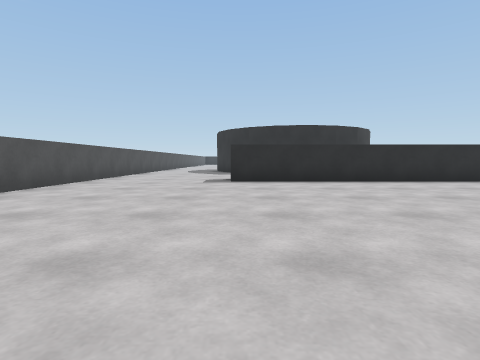
view 1 (above)

24 first-person views from a walk through a scene from a Unity 3-D project. The camera is 0.58 m above the floor, tilts 4° down and sees 80° across. The floor is counted in squares, 1 m on a side. Each view is taken from the middle of a square. On the plan, view 1 faces up. The plan holds only what a view shows up to about 9 squares ahead; the rest is blank. The place goes on beyond the plan.

view 2
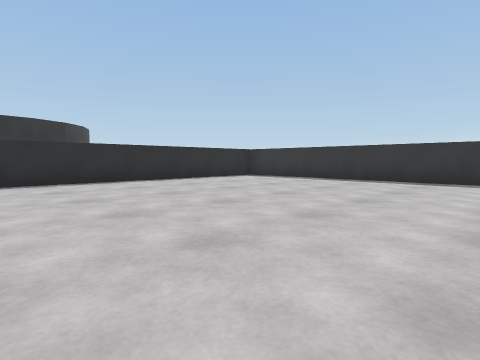

view 3
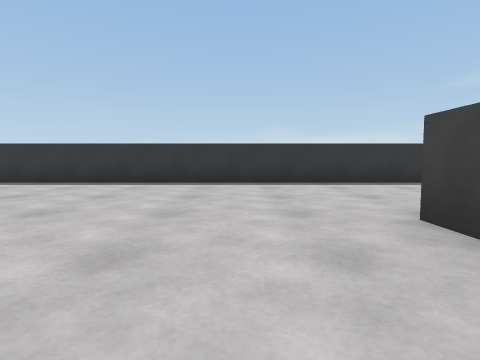

view 4
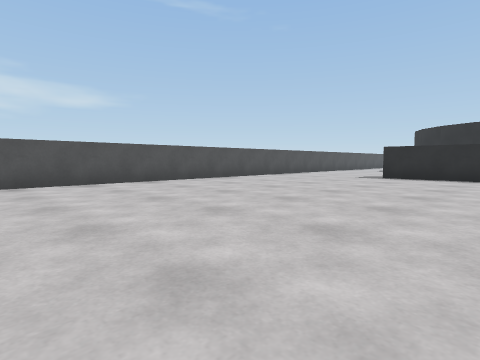

view 5
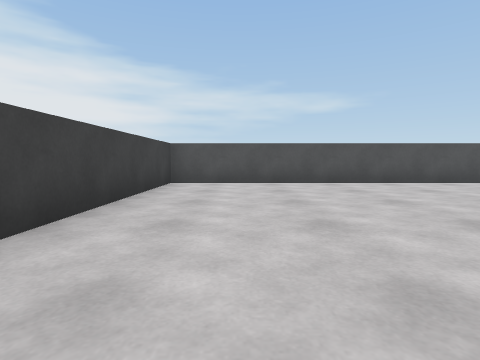

view 6
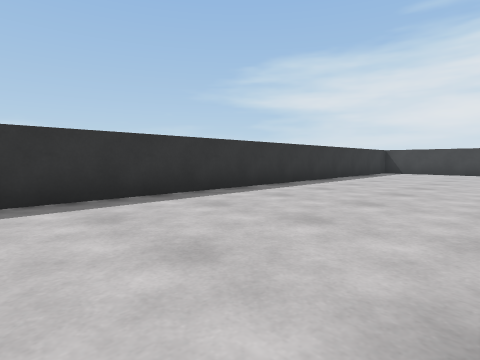

view 7
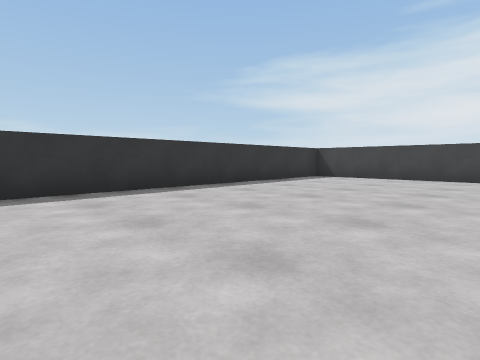

view 8
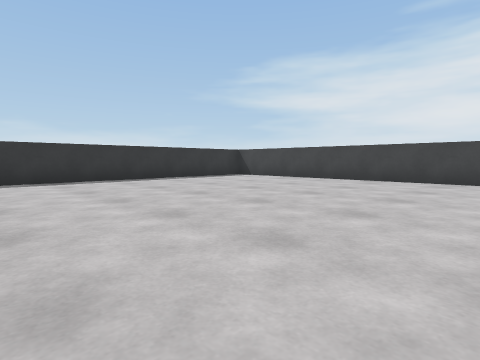

view 9
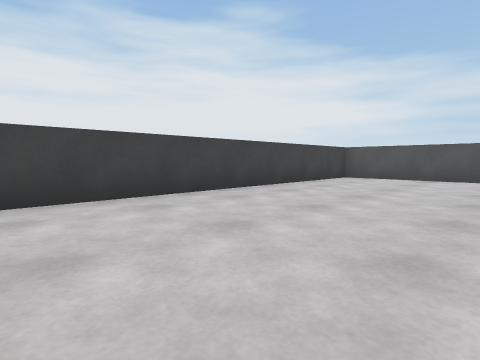

view 10
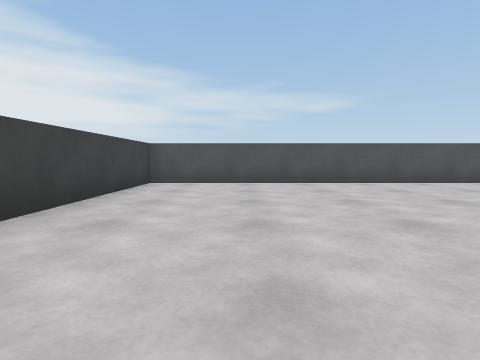

view 11
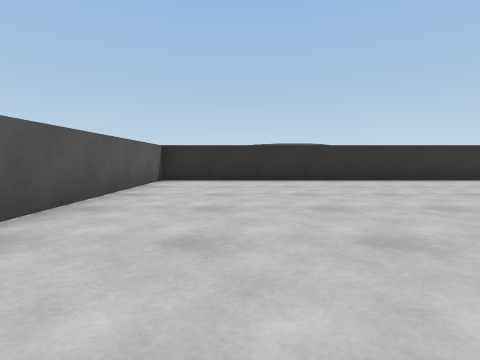

view 12
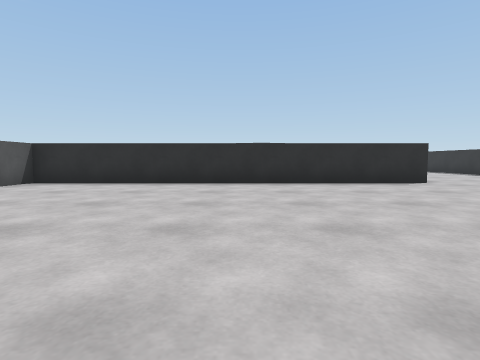

view 13
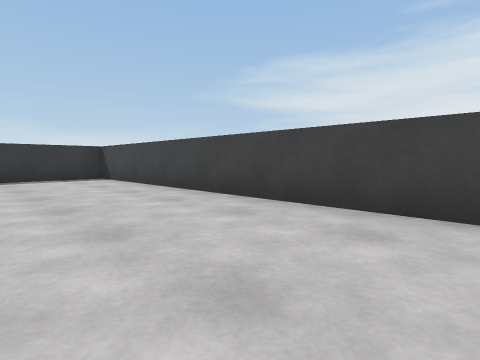

view 14
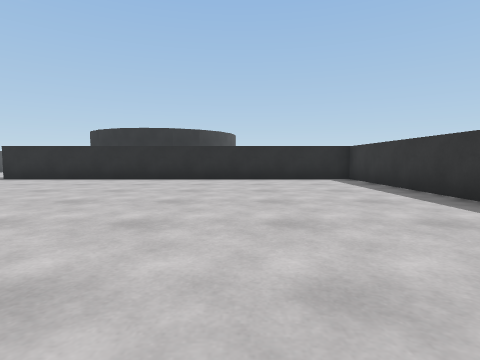

view 15
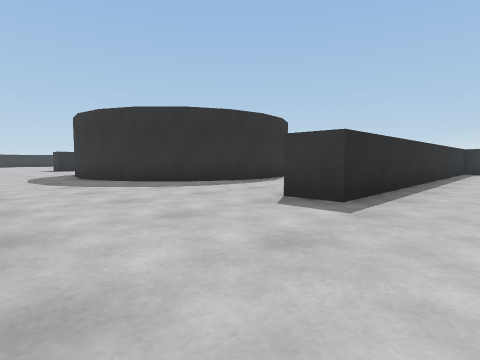

view 16
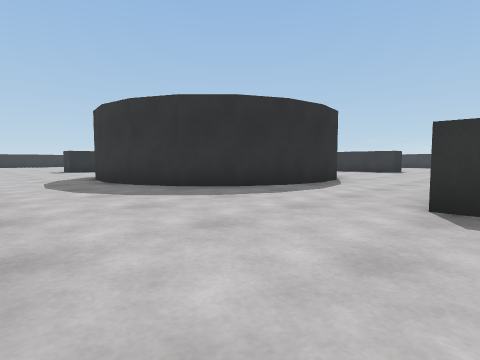

view 17
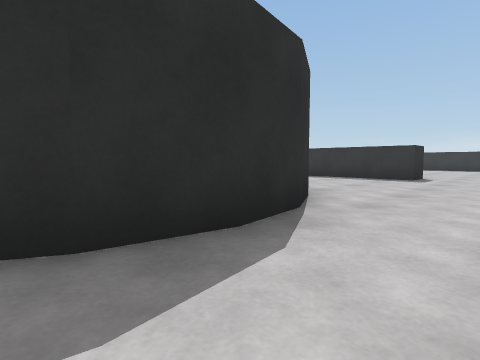

view 18
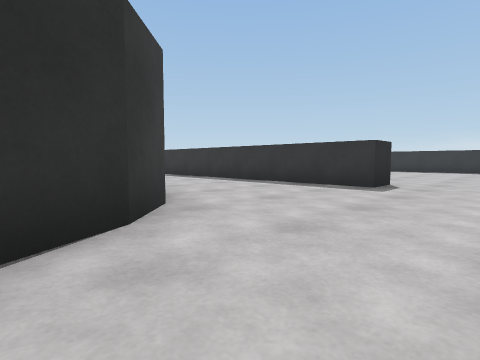

view 19
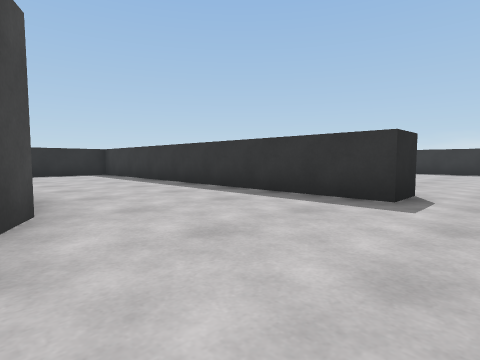

view 20
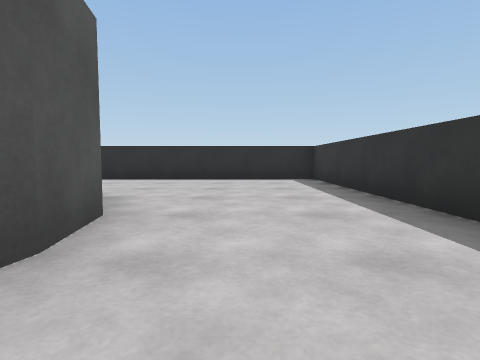

view 21
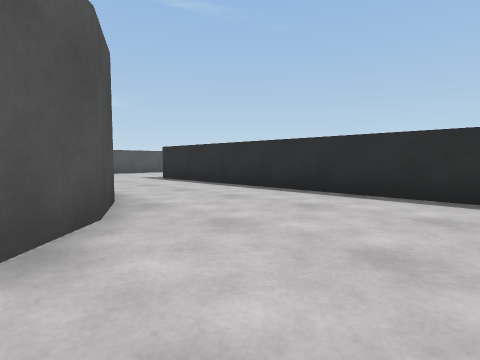

view 22
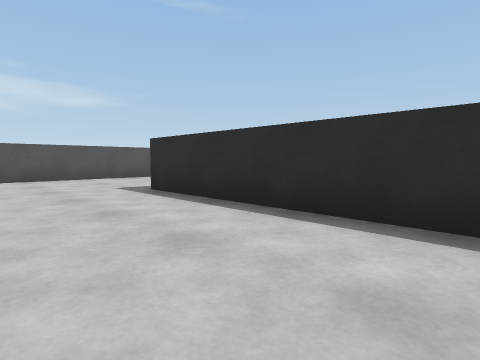

view 23
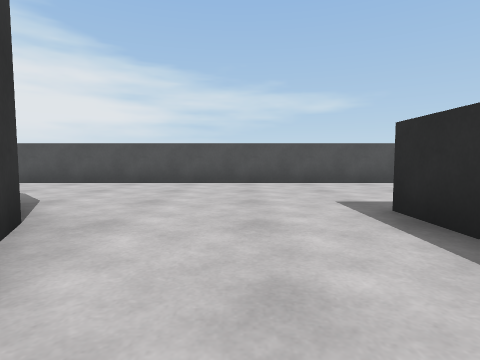

view 24
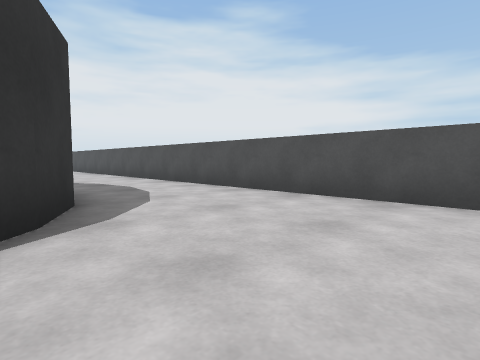

### Floor plan
Points are (right, up) in squares from view 1. A wall is a line through its corners. A room is listed if a view was taken in it or the views show most of it. See-through windows are left out.
Room 1 (views 1, 2, 3, 4, 5, 6, 7, 8, 9, 10, 11, 12, 13, 14, 15, 16, 17, 18, 22, 23, 24)
walls: (5, -3.7) (5.8, -3.7); (5.9, -4.8) (-4.2, -4.8) (-4.2, -16.3) (10.3, -16.3) (10.3, 7.7) (-0.2, 7.7) (-0.2, 8.8); (-4.2, 9) (-4.2, -3.7) (1, -3.7); (4, 11.9) (2.8, 11.7) (1.5, 11.9) (0.4, 12.5) (-0.5, 13.4) (-1, 14.5) (-1.2, 15.7) (-1, 17) (-0.5, 18.1) (-0.2, 18.4); (0.3, 19) (1, 19.3); (4, 19.6) (5.1, 19) (5.9, 18.2); (6.6, 22.8) (-0.2, 22.8); (-4.2, 23.5) (-4.2, 12.4)
ways out: opening at (4.7, 10) to room 2; opening at (6, 20.5) to room 2
Room 2 (views 19, 20, 21)
walls: (11.4, 12.2) (10.3, 12.2) (10.3, 22.8) (6.6, 22.8); (6.6, 14.5) (6.2, 13.8); (6.5, 17.1) (6.8, 15.7); (6, 13.4) (5.1, 12.5) (4, 11.9)
ways out: opening at (4.7, 10) to room 1; opening at (6, 20.5) to room 1

Positions as (right, up) in squares from view 1, and headings:
1: (0, 0), facing up
2: (2, 0), facing up-right
3: (3, -2), facing right
4: (3, -2), facing up-left
5: (3, -2), facing left
6: (6, -3), facing down-right
7: (5, -7), facing down-right
8: (2, -8), facing down-right
9: (5, -12), facing down-left
10: (3, -14), facing left
11: (-2, -13), facing up
12: (1, -12), facing up
13: (1, -13), facing down-right
14: (7, -1), facing up
15: (-4, 6), facing up-right
16: (-4, 8), facing up-right
17: (1, 10), facing up-right
18: (4, 10), facing up-right
19: (6, 11), facing up-right
20: (8, 14), facing up
21: (8, 18), facing up-left
22: (5, 20), facing up-left
23: (3, 21), facing left
24: (0, 21), facing down-left
